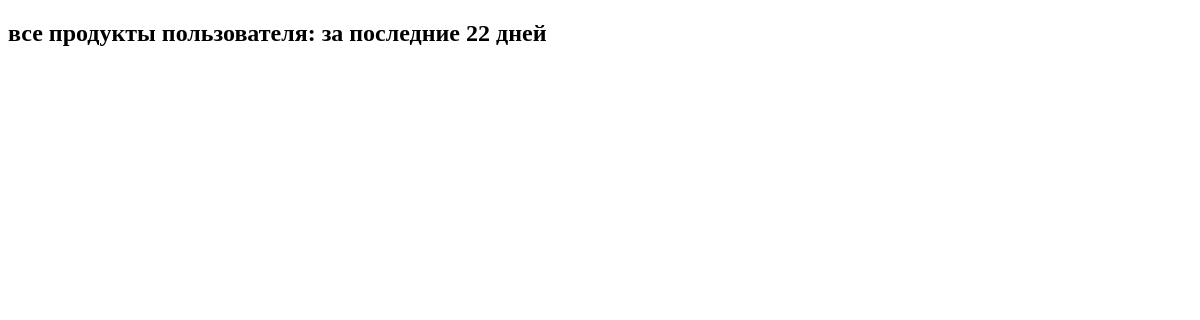
The page /client_sorted/22/22/ on the database as committed earlier.
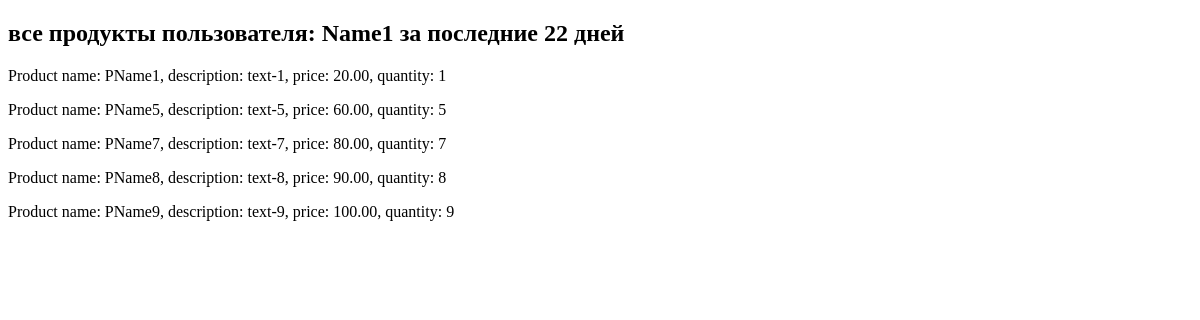
The same page on the database as committed later.
### myapp_1/models.py (models this page shows, shortened)
class Client(models.Model):
    name = models.CharField(max_length=100)
    email = models.EmailField()
    phone = models.CharField(max_length=20)
    address = models.CharField(max_length=100)
    date_reg = models.DateTimeField(default=timezone.now)

class Product(models.Model):
    name = models.CharField(max_length=100)
    description = models.TextField()
    price = models.DecimalField(max_digits=8, decimal_places=2)
    quantity = models.IntegerField()
    date_added = models.DateTimeField(auto_now_add=True)
    def __str__(self):
        return f'Product name: {self.name}, description: {self.description}, price: {self.price}, quantity: {self.quantity}'

### myapp_1/views.py (the view)
# urls.py: path('client_sorted/<int:client_id>/<int:days_ago>/', views.sorted_basket, name='sorted_basket'),
def sorted_basket(request, client_id, days_ago):
    products = []
    product_set = []
    now = datetime.now()
    before = now - timedelta(days=days_ago)
    client = Client.objects.filter(pk=client_id).first()
    orders = Order.objects.filter(customer=client, date_ordered__range=(before, now)).all()
    for order in orders:
        products = order.products.all()
        for product in products:
            if product not in product_set:
                product_set.append(product)
    return render(request, 'myapp_1/client_all_product.html', {'client': client, 'product_set': product_set, 'days': days_ago})

### myapp_1/templates/myapp_1/client_all_product.html (shortened to what this page needs)
{% extends 'myapp_1/base.html' %}
{% block content %}
    <h2>все продукты пользователя: {{ client.name }} за последние {{ days }} дней</h2>
    {% for product in product_set %}
                <p>{{ product }}</p>
    {% endfor %}
{% endblock %}

### myapp_1/templates/myapp_1/base.html (shortened to what this page needs)
<!DOCTYPE html>
<html>
    <head>
    </head>
<body>
    {% block content %}{% endblock %}
</body>
</html>

Rows that differ between the two databases and show on the page:
added Client: name "Name1"
added Product: name+description+price "Product name: PName1, description: text-1, price: 20.00, quantity: 1"
added Product: name+description+price "Product name: PName5, description: text-5, price: 60.00, quantity: 5"
added Product: name+description+price "Product name: PName7, description: text-7, price: 80.00, quantity: 7"
added Product: name+description+price "Product name: PName8, description: text-8, price: 90.00, quantity: 8"
added Product: name+description+price "Product name: PName9, description: text-9, price: 100.00, quantity: 9"
